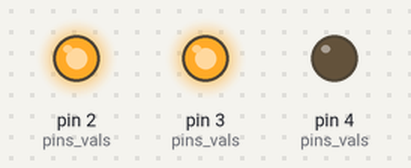
Simulated run of this sketch. Board: Arduino Uno, built with avr-gcc and run on an emulated ATmega328P. Shown: output pins drawn as LEDs (lit = HIGH).

Above: at 1.24 s.
At 2.3 s:
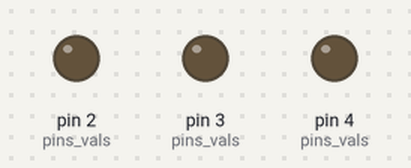
At 9.33 s:
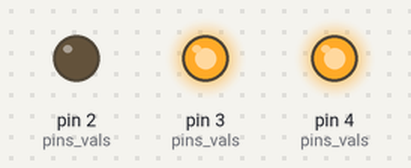
At 16.7 s:
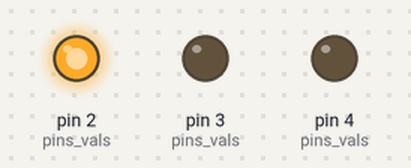
At 27.26 s:
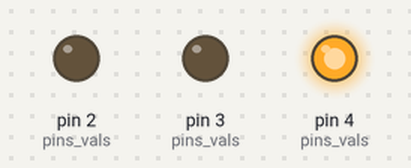
At 37.4 s:
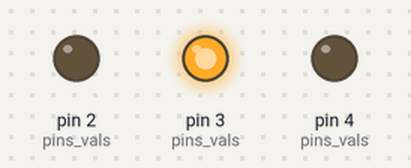
Timing chart, 0 to 40.0 s (numbered marks = the images above):
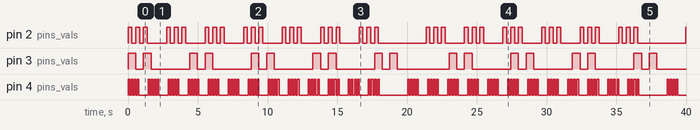

Measured:
- by itself, pin 2 (pins_vals): LOW → HIGH at 0.00 s, → LOW 0.28 s later, → HIGH 0.28 s later, → LOW 0.28 s later, … (79 changes in this stretch)
- by itself, pin 3 (pins_vals): LOW → HIGH at 0.00 s, → LOW 0.55 s later, → HIGH 0.55 s later, → LOW 0.55 s later, … (36 changes in this stretch)
- by itself, pin 4 (pins_vals): LOW → HIGH at 0.00 s, → LOW 0.11 s later, → HIGH 0.11 s later, → LOW 0.11 s later, … (208 changes in this stretch)

The sketch:

RelayV3.ino
```cpp
//This Is A Test Program To Control Multiple Digital Devices With An Arduino
//It Is Meant For Movement Patterns With A Number Of Toggles, And A Set Delay

/*
NOTE: In Order To Utilize This Code:
1.) Update 2D Array With Values, Instructions Listed Above Line
2.) Change pins_vals Dimension (First Number) To Refect Number Of Pins
3.) Change Rows, Totals, Active, And Temp Dimesnions (Except For Rows, Which Is An Int) To Reflect Number Of Terms
*/

//Each Item Is A Digital Pin
//Format: Pin#, Time Between Toggles, Repetitions (Of Toggles, 2x # Of Flashes), Delay
int pins_vals[3][4] = {{2, 250, 6, 1000}, {3, 500, 4, 2000}, {4, 100, 8, 500}};
int rows = 3;

int totals[3];
boolean active[3];
int temp[3];

int cycle;

void setup() {
  //Set Up Pins
  pinMode(2,OUTPUT);
  pinMode(3,OUTPUT);
  pinMode(4, OUTPUT);

  //Set Up Total Times Per Motion (Digital Pin)
  for(int i=0; i<rows; i++){
    totals[i] = (pins_vals[i][1] * pins_vals[i][2]) + pins_vals[i][3];
  }
  for(int i=0; i<rows; i++){
    active[i] = false;
  }
  for(int i=0; i<rows; i++){
    temp[i] = 0;
  }

  //Set Up Cycle Length
  cycle = 1;
  for(int i=0; i<rows; i++){
    cycle = cycle * ((pins_vals[i][1] * pins_vals[i][2]) + pins_vals[i][3]); //Times Totals, Cannot Acces Array Yet
  }
}

void loop() {
  //Interval
  for (int i = 0; i < cycle; i++) {
    //Check Each Item In 2D Array, Every Millisecond
    for (int r = 0; r < rows; r++) {
      if (i % totals[r] == 0 || active[r]) { //Check If Multiple Of Interval

        active[r] = true;

        for(int c=0; c<pins_vals[r][2]; c++){
          if(temp[r] == c*pins_vals[r][1]){
            //Toggle Pin --> Toggle Relay
            if(digitalRead(pins_vals[r][0]) == LOW){
              digitalWrite(pins_vals[r][0], HIGH);
            }
            else{
              digitalWrite(pins_vals[r][0], LOW);
            }
          }
        }

        temp[r]++;
        if(temp[r] == totals[r]){
          temp[r] = 0;
          active[r] = false;
        }

    }
  }
  delay(1);
  }
}

/*
Change Log:
V1: Basic Cycle, On/Off With Timer
V2: Added Number Of Flashes, Flash Length, And Delay
V3: Dynamic Cycle Length, Based On Common Multiple
*/
```
